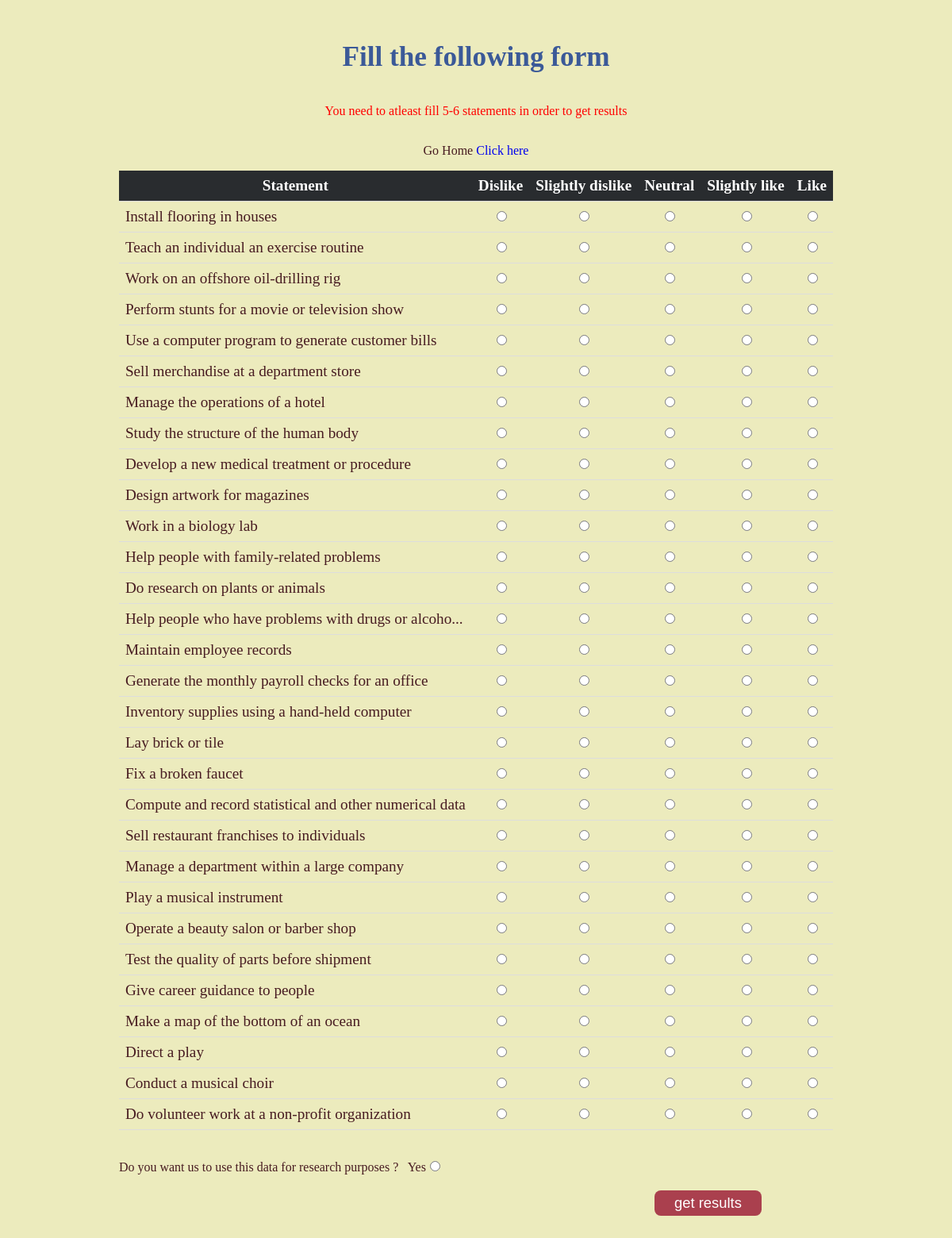
Page /test_form.php?message=T on the earlier database version.
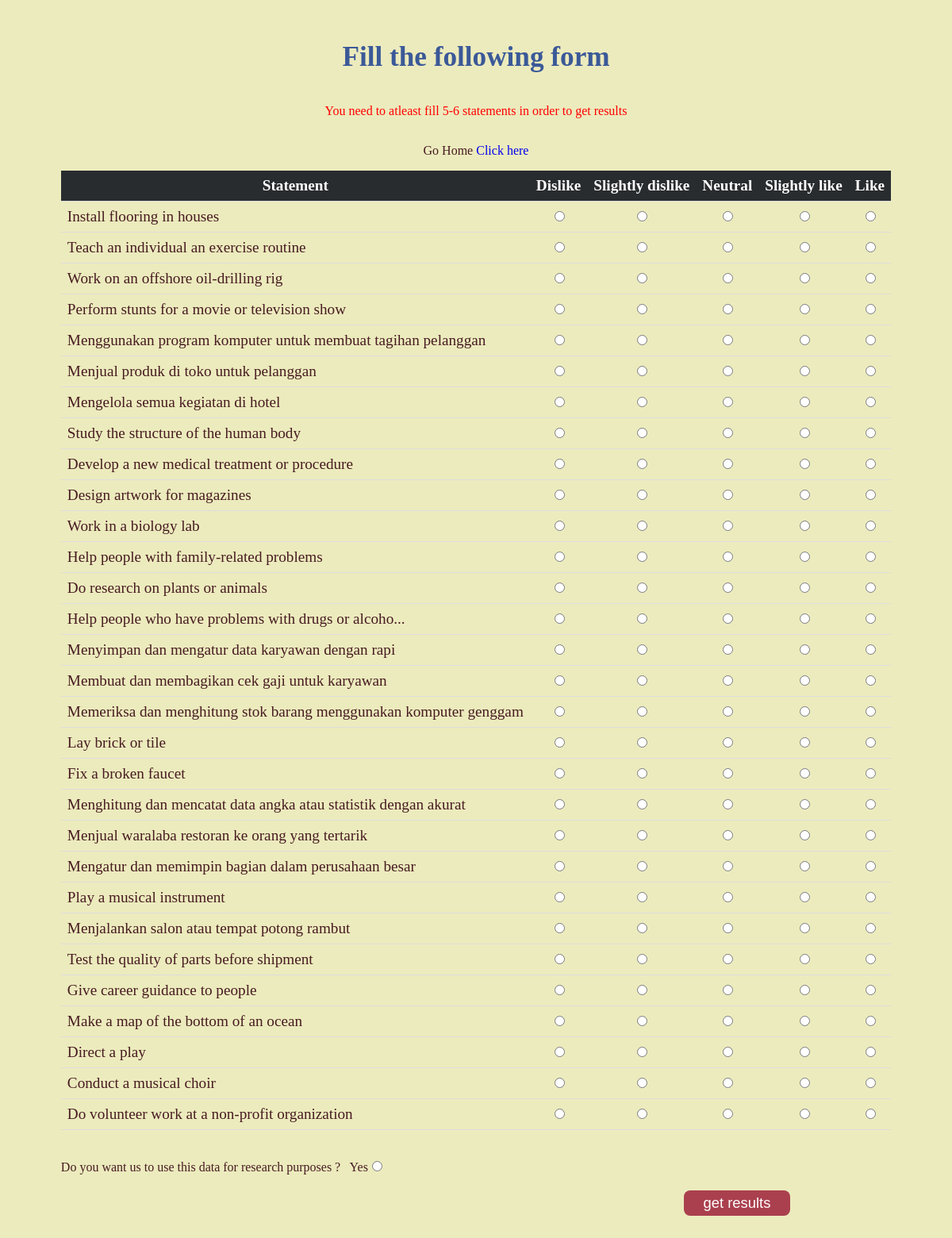
Same page on the later database version.
### tables this page shows
CREATE TABLE statements(
	statement_id integer(3),
	statement_content varchar(255) not null,
	statement_category char(1),
	PRIMARY KEY (statement_category,statement_id)
);

### test_form.php (the view)
  <?php include 'includes/header.php' ?>
   <div class="main">
   <h1 class="header">Fill the following form </h1>
	<?php if(isset($_GET['message']) && $_GET['message']=='T'){?>
	<p class="message">
	You need to atleast fill 5-6 statements in order to get results
	</p>
	<?php } ?>
  	<p>Go Home <a href="index.php">Click here</a></p>
   	<form action="result.php" method="post">
   		<table class="table">
   			<thead>
   			 <tr>
   			 	<th>Statement</th>
   			 	<th>Dislike</th>
   			 	<th>Slightly dislike</th>
   			 	<th>Neutral</th>
   			 	<th>Slightly like</th>
   			 	<th>Like</th>
   			 </tr>
   			</thead>
   			<tbody>
<?php
$query = "SELECT * FROM statements ORDER BY RAND()";
$statement_select_query = mysqli_query($connection,$query);
while($row=mysqli_fetch_assoc($statement_select_query )){
	$statement_id = $row['statement_id'];
	$statement_content = $row['statement_content'];
	$statement_category = $row['statement_category'];
?>
				<tr>
					<td><?php echo $statement_content?></td>
					<td><input type="radio" name="<?php echo $statement_category.$statement_id ?>" value="1"></td>
					 <td><input type="radio" name="<?php echo $statement_category.$statement_id ?>" value="2"></td>
					 <td><input type="radio" name="<?php echo $statement_category.$statement_id ?>"  value="3"></td>
					 <td><input type="radio" name="<?php echo $statement_category.$statement_id ?>"  value="4"></td>
					 <td><input type="radio" name="<?php echo $statement_category.$statement_id ?>"  value="5"></td>
				</tr>
<?php } ?>
   			</tbody>
   		</table>
   		<br>
   		<br>
		<div>Do you want us to use this data for research purposes ? &nbsp;
		Yes<input type="radio" name="can_save_data" value="true">
		</div>
  		<input type="submit" name="submit" value="get results" class="form_submit test-btn">
   	</form>
   </div>
<?php include 'includes/footer.php' ?>

### includes/header.php (shortened to what this page needs)
 <!DOCTYPE html>
<html lang="en">
<head>
	<link rel="stylesheet" href="css/style.css">
</head>
<body>

### includes/footer.php (shortened to what this page needs)
</body>
</html>

### css/style.css (style rules this page uses)
body { background: #ECEBBD; background-position: center; color: #471b21; }
a { text-decoration: none; }
.main { display: flex; flex-direction: column; justify-content: space-around; align-items: center; padding: 20px; }
.header { color: #3B5998; font-size: 2.2em; }
.test-btn { display: inline-block; font-size: 1.15em; border: 1px solid black; border-radius: 8px; cursor: pointer; color: #fff; background: #aa404e; border: none; padding: 5px 25px; }
.table { border-collapse: collapse; width: 100%; font-size: 1.2em; }
.table th, .table td { padding: 8px; text-align: center; border-bottom: 1px solid #ddd; }
.table tr th { background: #292C2F; color: #fff; }
.table tr td:nth-child(1) { text-align: left; }
.form_submit { margin-top: 20px; display: inline-block; margin-left: 75%; right: 10px; }
.message { color: red; }

Differences in the rows shown:
changed statements: statement_content "Use a computer program to generate customer bills" → "Menggunakan program komputer untuk membuat tagihan pelanggan"
changed statements: statement_content "Sell merchandise at a department store" → "Menjual produk di toko untuk pelanggan"
changed statements: statement_content "Manage the operations of a hotel" → "Mengelola semua kegiatan di hotel"
changed statements: statement_content "Maintain employee records" → "Menyimpan dan mengatur data karyawan dengan rapi"
changed statements: statement_content "Generate the monthly payroll checks for an office" → "Membuat dan membagikan cek gaji untuk karyawan"
changed statements: statement_content "Inventory supplies using a hand-held computer" → "Memeriksa dan menghitung stok barang menggunakan komputer genggam"
changed statements: statement_content "Compute and record statistical and other numerical data" → "Menghitung dan mencatat data angka atau statistik dengan akurat"
changed statements: statement_content "Sell restaurant franchises to individuals" → "Menjual waralaba restoran ke orang yang tertarik"
changed statements: statement_content "Manage a department within a large company" → "Mengatur dan memimpin bagian dalam perusahaan besar"
changed statements: statement_content "Operate a beauty salon or barber shop" → "Menjalankan salon atau tempat potong rambut"
